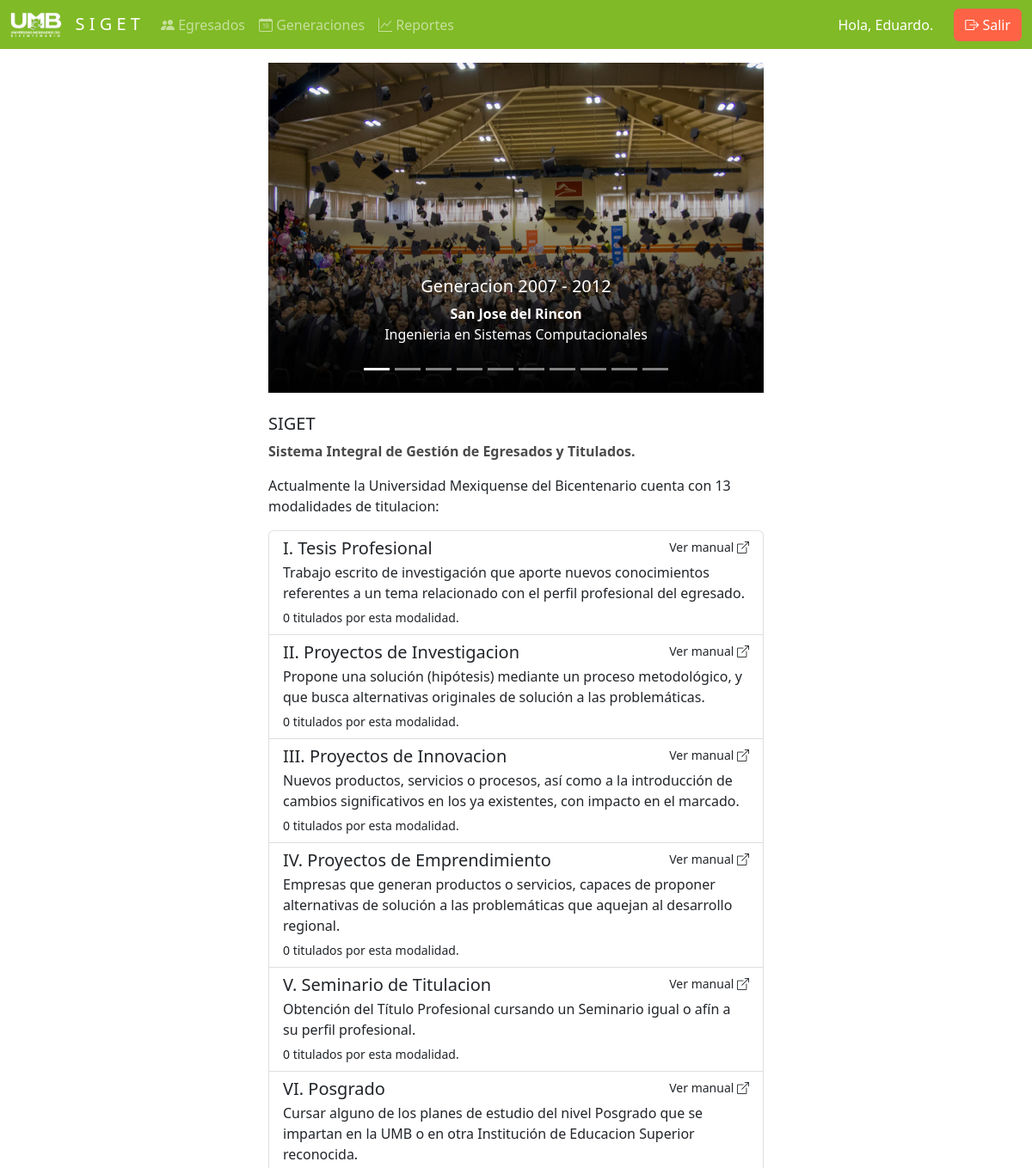
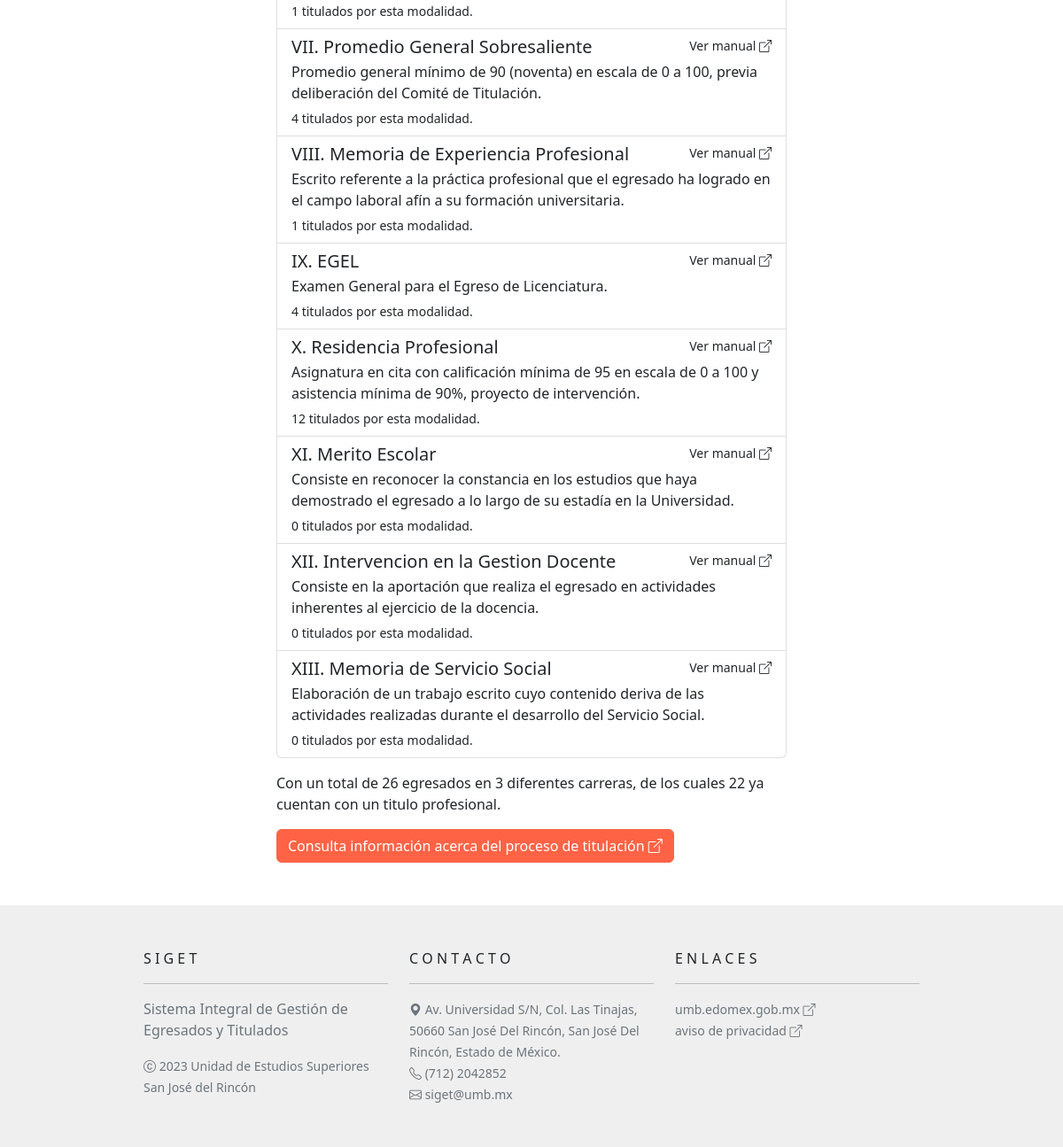
Screenshot of /info (signed in) with the database file from the repository (2 pictures, top to bottom).
### models.py (models this page shows)
class Usuarios(Database):
    __tablename__ = "usuarios"
    id = Column(Integer, primary_key=True)
    matricula = Column(String(11))
    nombre = Column(String(32))
    apellido_paterno = Column(String(32))
    apellido_materno = Column(String(32))
    clave = Column(String(64))
    unidad_id = Column(Integer, ForeignKey('unidades.id'))
    unidad = relationship("Unidades")
    carrera_id = Column(Integer, ForeignKey('carreras.id'))
    carrera = relationship("Carreras")

class Generaciones(Database):
    __tablename__ = "generaciones"
    id = Column(Integer, primary_key=True)
    anio_inicio = Column(Integer)
    anio_final = Column(Integer)
    foto = Column(String(54))
    unidad_id = Column(Integer, ForeignKey('unidades.id'))
    unidad = relationship("Unidades")
    carrera_id = Column(Integer, ForeignKey('carreras.id'))
    carrera = relationship("Carreras")

class Unidades(Database):
    __tablename__ = "unidades"
    id = Column(Integer, primary_key=True)
    nombre = Column(String(54))

class Carreras(Database):
    __tablename__ = "carreras"
    id = Column(Integer, primary_key=True)
    nombre = Column(String(54))

class Modalidades(Database):
    __tablename__ = "modalidades"
    id = Column(Integer, primary_key=True)
    nombre = Column(String(50))
    descripcion = Column(String(150))
    manual = Column(String(54))

### server.py (the view)
@app.get('/info')
def info():
    session_type = get_session_type()
    session_user = get_user_from_session()
    generaciones = db_session.query(models.Generaciones).all()
    modalidades = db_session.query(models.Modalidades).all()
    titulados = {}
    total_titulados = 0
    total_egresados = db_session.query(models.Egresados).count()
    total_carreras = db_session.query(models.Carreras).count()
    for modalidad in modalidades:
        titulados[modalidad.id] = db_session.query(models.Egresados).filter(
            and_(
                models.Egresados.modalidad_id==modalidad.id,
                models.Egresados.estatus==3
            )
        ).count()
        total_titulados += titulados[modalidad.id]
    return render_template('info.html',
        session_type=session_type,
        session_user=session_user,
        generaciones=generaciones,
        modalidades=modalidades,
        titulados=titulados,
        total_titulados=total_titulados,
        total_egresados=total_egresados,
        total_carreras=total_carreras)

### server.py (called while the page is built)
def get_session_type():
    return session.get('type', None)

def get_user_from_session():
    user_id = session.get('user_id', None)
    if user_id:
        return db_session.query(models.Usuarios).get(user_id)
    return None

@app.teardown_request
def remove_session(ex=None):
    db_session.remove()

### templates/info.html (shortened to what this page needs)
{% extends 'base.html' %}
{% block body %}
    <div class="row justify-content-center mt-3">
        <div class="col-lg-6">
            <div id="siget-carousel" class="carousel slide" data-bs-ride="carousel">
                <div class="carousel-indicators">
                    {% for i in range(generaciones|length) %}
                        <button type="button" data-bs-target="#siget-carousel" data-bs-slide-to="{{ i }}" {% if i==0 %} class="active" {% endif %}></button>
                    {% endfor %}
                </div>
                <div class="carousel-inner">
                  {% for i in range(generaciones|length) %}
                    {% set generacion = generaciones[i] %}
                    <div class="carousel-item {% if i==0 %} active {% endif %}">
                        <img src="{{ url_for('static', filename='img/generacion/'+generacion.foto) }}" class="d-block w-100" alt="Generacion {{ generacion.anio_inicio }} - {{ generacion.anio_final }}">
                        <div class="gradient"></div>
                        <div class="carousel-caption d-none d-md-block">
                            <h5>Generacion {{ generacion.anio_inicio }} - {{ generacion.anio_final }}</h5>
                            <p><b>{{ generacion.unidad.nombre }}</b> <br> {{ generacion.carrera.nombre }}</p>
                        </div>
                    </div>
                  {% endfor %}
                </div>
            </div>
            <h5 class="mt-4">SIGET</h5>
            <p><strong>Sistema Integral de Gestión de Egresados y Titulados.</strong></p>
            <p>
                Actualmente la Universidad Mexiquense del Bicentenario cuenta con {{ modalidades|length }}
                modalidades de titulacion:
            </p>
            <div class="list-group mt-1 mb-3">
                {% for modalidad in modalidades %}
                    <a href="{{ url_for('static', filename='manual/'+modalidad.manual) }}" class="list-group-item list-group-item-action" target="_blank">
                        <div class="d-flex w-100 justify-content-between">
                            <h5 class="mb-1">{{ modalidad.nombre }}</h5>
                            <small>Ver manual <i class="bi bi-box-arrow-up-right"></i></small>
                        </div>
                        <p class="mb-1">{{ modalidad.descripcion }}</p>
                        <small>{{ titulados[modalidad.id] }} titulados por esta modalidad.</small>
                    </a>
                {% endfor %}
            </div>
            <p>
                Con un total de {{ total_egresados }} egresados en {{ total_carreras }} diferentes carreras,
                de los cuales {{ total_titulados }} ya cuentan con un titulo profesional.
            </p>
            <div class="mt-3">
                <a href="#" class="btn btn-primary">
                    Consulta información acerca del proceso de titulación <i class="bi bi-box-arrow-up-right"></i>
                </a>
            </div>
        </div>
    </div>
{% endblock %}

### templates/navbar.html (shortened to what this page needs)
<nav class="navbar navbar-expand-lg navbar-dark bg-dark d-print-none">
    <div class="container-fluid">
      <a class="navbar-brand" href="{{ url_for('info') }}">
        <img src="{{ url_for('static', filename='img/umb-white.png') }}" alt="Logo UMB" width="60" class="d-inline-block align-text-top">
        &nbsp; S I G E T
      </a>
      <div class="collapse navbar-collapse" id="navbarNav">
        <ul class="navbar-nav me-auto">
          {% if session_type %}
            <li class="nav-item">
              <a class="nav-link" href="{{ url_for('home') }}">
                <i class="bi bi-people-fill"></i>
                Egresados
              </a>
            </li>
            <li class="nav-item">
              <a class="nav-link" href="{{ url_for('generaciones') }}">
                <i class="bi bi-calendar-date"></i>
                Generaciones
              </a>
            </li>
            <li class="nav-item">
              <a class="nav-link" href="{{ url_for('reportes') }}">
                <i class="bi bi-graph-up"></i>
                Reportes
              </a>
            </li>
          {% endif %}
        </ul>
        <div class="d-flex">
          <div class="row align-items-center">
            <div class="col-auto">
              {% if session_type and session_type=='admin' %}
                <div class="row text-white g-3">
                  <div class="col-lg-auto">
                    Hola, root.
                  </div>
                </div>
              {% elif session_type %}
                <div class="row text-white g-3">
                  <div class="col-lg-auto">
                    Hola, {{ session_user.nombre }}.
                  </div>
                </div>
              {% endif %}
            </div>
            <div class="col-auto">
              {% if not session_type %}
                <a class="btn btn-primary" href="{{ url_for('login') }}">
                  <i class="bi bi-box-arrow-in-right"></i>
                  Ingresar
                </a>
              {% else %}
                <a class="btn btn-primary" href="{{ url_for('logout') }}">
                  <i class="bi bi-box-arrow-right"></i>
                  Salir
                </a>
              {% endif %}
            </div>
          </div>
        </div>
      </div>
    </div>
  </nav>

### static/css/custom.css (style rules this page uses)
strong { color: #4a4a4a !important; }
.gradient { background: rgb(2,0,36); background: linear-gradient(0deg, rgba(2,0,36,1) 0%, rgba(0,0,0,1) 0%, rgba(0,41,49,0) 74%, rgba(0,212,255,0) 76%); position: absolute; left: 0px; right: 0px; top: 0px; bottom: 0px; }
.bg-dark { background-color: #80ba26 !important; }
.btn-primary { --bs-btn-bg: #ff6345; --bs-btn-border-color: #f3674c; --bs-btn-hover-bg: #ff826a; --bs-btn-hover-border-color: #ff6345; --bs-btn-active-bg: #ab351e; --bs-btn-active-border-color: #ff6345; }

### rows the page displays
Usuarios: nombre "Eduardo"
Generaciones: foto (placeholder picture), anio_inicio "2007", anio_final "2012"
Unidades: unidad.nombre "San Jose del Rincon"
Carreras: carrera.nombre "Ingenieria en Sistemas Computacionales"
Modalidades: nombre "I. Tesis Profesional", descripcion "Trabajo escrito de investigación que aporte nuevos conocimientos referentes a un tema relacionado con el perfil profesional del egresado.", titulados "0"
Modalidades: nombre "II. Proyectos de Investigacion", descripcion "Propone una solución (hipótesis) mediante un proceso metodológico, y que busca alternativas originales de solución a las problemáticas.", titulados "0"
Modalidades: nombre "III. Proyectos de Innovacion", descripcion "Nuevos productos, servicios o procesos, así como a la introducción de cambios significativos en los ya existentes, con impacto en el marcado.", titulados "0"
Modalidades: nombre "IV. Proyectos de Emprendimiento", descripcion "Empresas que generan productos o servicios, capaces de proponer alternativas de solución a las problemáticas que aquejan al desarrollo regional.", titulados "0"
Modalidades: nombre "V. Seminario de Titulacion", descripcion "Obtención del Título Profesional cursando un Seminario igual o afín a su perfil profesional.", titulados "0"
Modalidades: nombre "VI. Posgrado", descripcion "Cursar alguno de los planes de estudio del nivel Posgrado que se impartan en la UMB o en otra Institución de Educacion Superior reconocida.", titulados "1"
Modalidades: nombre "VII. Promedio General Sobresaliente", descripcion "Promedio general mínimo de 90 (noventa) en escala de 0 a 100, previa deliberación del Comité de Titulación.", titulados "4"
Modalidades: nombre "VIII. Memoria de Experiencia Profesional", descripcion "Escrito referente a la práctica profesional que el egresado ha logrado en el campo laboral afín a su formación universitaria.", titulados "1"
Modalidades: nombre "IX. EGEL", descripcion "Examen General para el Egreso de Licenciatura.", titulados "4"
Modalidades: nombre "X. Residencia Profesional", descripcion "Asignatura en cita con calificación mínima de 95 en escala de 0 a 100 y asistencia mínima de 90%, proyecto de intervención.", titulados "12"
Modalidades: nombre "XI. Merito Escolar", descripcion "Consiste en reconocer la constancia en los estudios que haya demostrado el egresado a lo largo de su estadía en la Universidad.", titulados "0"
Modalidades: nombre "XII. Intervencion en la Gestion Docente", descripcion "Consiste en la aportación que realiza el egresado en actividades inherentes al ejercicio de la docencia.", titulados "0"
Modalidades: nombre "XIII. Memoria de Servicio Social", descripcion "Elaboración de un trabajo escrito cuyo contenido deriva de las actividades realizadas durante el desarrollo del Servicio Social.", titulados "0"

### other values shown
{{ modalidades|length }} "13"
{{ total_egresados }} "26"
{{ total_carreras }} "3"
{{ total_titulados }} "22"
